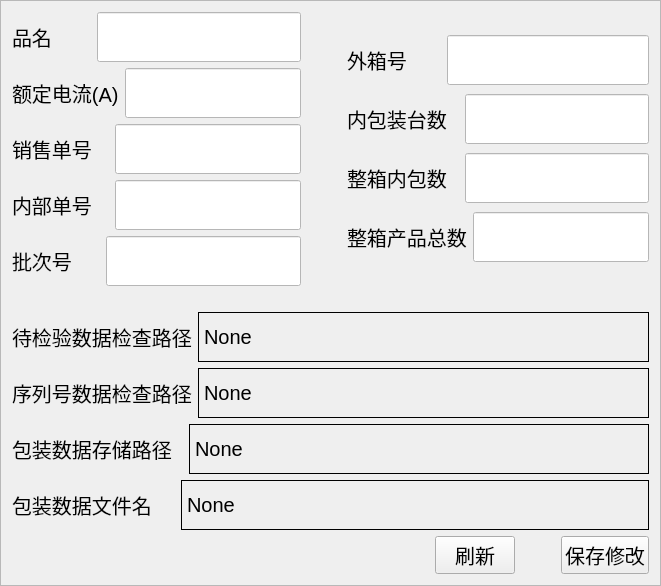
           <widget class="QFrame" name="frame_6">
            <property name="styleSheet">
             <string notr="true">#frame_6{
border: 1px solid black;}



</string>
            </property>
            <property name="frameShape">
             <enum>QFrame::StyledPanel</enum>
            </property>
            <property name="frameShadow">
             <enum>QFrame::Raised</enum>
            </property>
            <layout class="QVBoxLayout" name="verticalLayout_12">
             <item>
              <layout class="QHBoxLayout" name="horizontalLayout_51">
               <item>
                <layout class="QVBoxLayout" name="verticalLayout_14">
                 <item>
                  <layout class="QHBoxLayout" name="horizontalLayout_18">
                   <item>
                    <widget class="QLabel" name="label_53">
                     <property name="font">
                      <font>
                       <pointsize>15</pointsize>
                      </font>
                     </property>
                     <property name="styleSheet">
                      <string notr="true"/>
                     </property>
                     <property name="text">
                      <string>品名       </string>
                     </property>
                    </widget>
                   </item>
                   <item>
                    <widget class="QLineEdit" name="lineEdit_6">
                     <property name="sizePolicy">
                      <sizepolicy hsizetype="Expanding" vsizetype="Fixed">
                       <horstretch>0</horstretch>
                       <verstretch>0</verstretch>
                      </sizepolicy>
                     </property>
                     <property name="minimumSize">
                      <size>
                       <width>0</width>
                       <height>50</height>
                      </size>
                     </property>
                     <property name="font">
                      <font>
                       <pointsize>15</pointsize>
                      </font>
                     </property>
                     <property name="styleSheet">
                      <string notr="true">background-color: white;
</string>
                     </property>
                    </widget>
                   </item>
                  </layout>
                 </item>
                 <item>
                  <layout class="QHBoxLayout" name="horizontalLayout_19">
                   <item>
                    <widget class="QLabel" name="label_55">
                     <property name="sizePolicy">
                      <sizepolicy hsizetype="Preferred" vsizetype="Maximum">
                       <horstretch>0</horstretch>
                       <verstretch>0</verstretch>
                      </sizepolicy>
                     </property>
                     <property name="font">
                      <font>
                       <pointsize>15</pointsize>
                      </font>
                     </property>
                     <property name="styleSheet">
                      <string notr="true"/>
                     </property>
                     <property name="text">
                      <string>额定电流(A)</string>
                     </property>
                    </widget>
                   </item>
                   <item>
                    <widget class="QLineEdit" name="lineEdit_13">
                     <property name="sizePolicy">
                      <sizepolicy hsizetype="Expanding" vsizetype="Fixed">
                       <horstretch>0</horstretch>
                       <verstretch>0</verstretch>
                      </sizepolicy>
                     </property>
                     <property name="minimumSize">
                      <size>
                       <width>0</width>
                       <height>50</height>
                      </size>
                     </property>
                     <property name="font">
                      <font>
                       <pointsize>15</pointsize>
                      </font>
                     </property>
                     <property name="styleSheet">
                      <string notr="true">background-color: white;
</string>
                     </property>
                    </widget>
                   </item>
                  </layout>
                 </item>
                 <item>
                  <layout class="QHBoxLayout" name="horizontalLayout_41">
                   <item>
                    <widget class="QLabel" name="label_80">
                     <property name="font">
                      <font>
                       <pointsize>15</pointsize>
                      </font>
                     </property>
                     <property name="styleSheet">
                      <string notr="true"/>
                     </property>
                     <property name="text">
                      <string>销售单号   </string>
                     </property>
                    </widget>
                   </item>
                   <item>
                    <widget class="QLineEdit" name="lineEdit_9">
                     <property name="sizePolicy">
                      <sizepolicy hsizetype="Expanding" vsizetype="Fixed">
                       <horstretch>0</horstretch>
                       <verstretch>0</verstretch>
                      </sizepolicy>
                     </property>
                     <property name="minimumSize">
                      <size>
                       <width>0</width>
                       <height>50</height>
                      </size>
                     </property>
                     <property name="font">
                      <font>
                       <pointsize>15</pointsize>
                      </font>
                     </property>
                     <property name="styleSheet">
                      <string notr="true">background-color: white;
</string>
                     </property>
                    </widget>
                   </item>
                  </layout>
                 </item>
                 <item>
                  <layout class="QHBoxLayout" name="horizontalLayout_47">
                   <item>
                    <widget class="QLabel" name="label_81">
                     <property name="font">
                      <font>
                       <pointsize>15</pointsize>
                      </font>
                     </property>
                     <property name="styleSheet">
                      <string notr="true"/>
                     </property>
                     <property name="text">
                      <string>内部单号   </string>
                     </property>
                    </widget>
                   </item>
                   <item>
                    <widget class="QLineEdit" name="lineEdit_10">
                     <property name="sizePolicy">
                      <sizepolicy hsizetype="Expanding" vsizetype="Fixed">
                       <horstretch>0</horstretch>
                       <verstretch>0</verstretch>
                      </sizepolicy>
                     </property>
                     <property name="minimumSize">
                      <size>
                       <width>0</width>
                       <height>50</height>
                      </size>
                     </property>
                     <property name="font">
                      <font>
                       <pointsize>15</pointsize>
                      </font>
                     </property>
                     <property name="styleSheet">
                      <string notr="true">background-color: white;
</string>
                     </property>
                    </widget>
                   </item>
                  </layout>
                 </item>
                 <item>
                  <layout class="QHBoxLayout" name="horizontalLayout_21">
                   <item>
                    <widget class="QLabel" name="label_54">
                     <property name="font">
                      <font>
                       <pointsize>15</pointsize>
                      </font>
                     </property>
                     <property name="styleSheet">
                      <string notr="true"/>
                     </property>
                     <property name="text">
                      <string>批次号     </string>
                     </property>
                    </widget>
                   </item>
                   <item>
                    <widget class="QLineEdit" name="lineEdit_7">
                     <property name="sizePolicy">
                      <sizepolicy hsizetype="Expanding" vsizetype="Fixed">
                       <horstretch>0</horstretch>
                       <verstretch>0</verstretch>
                      </sizepolicy>
                     </property>
                     <property name="minimumSize">
                      <size>
                       <width>0</width>
                       <height>50</height>
                      </size>
                     </property>
                     <property name="font">
                      <font>
                       <pointsize>15</pointsize>
                      </font>
                     </property>
                     <property name="styleSheet">
                      <string notr="true">background-color: white;
</string>
                     </property>
                    </widget>
                   </item>
                  </layout>
                 </item>
                </layout>
               </item>
               <item>
                <spacer name="horizontalSpacer_11">
                 <property name="orientation">
                  <enum>Qt::Horizontal</enum>
                 </property>
                 <property name="sizeType">
                  <enum>QSizePolicy::Preferred</enum>
                 </property>
                 <property name="sizeHint" stdset="0">
                  <size>
                   <width>40</width>
                   <height>20</height>
                  </size>
                 </property>
                </spacer>
               </item>
               <item>
                <layout class="QVBoxLayout" name="verticalLayout_11">
                 <item>
                  <spacer name="verticalSpacer_22">
                   <property name="orientation">
                    <enum>Qt::Vertical</enum>
                   </property>
                   <property name="sizeType">
                    <enum>QSizePolicy::Maximum</enum>
                   </property>
                   <property name="sizeHint" stdset="0">
                    <size>
                     <width>20</width>
                     <height>20</height>
                    </size>
                   </property>
                  </spacer>
                 </item>
                 <item>
                  <layout class="QHBoxLayout" name="horizontalLayout_36">
                   <item>
                    <widget class="QLabel" name="label_59">
                     <property name="font">
                      <font>
                       <pointsize>15</pointsize>
                      </font>
                     </property>
                     <property name="styleSheet">
                      <string notr="true"/>
                     </property>
                     <property name="text">
                      <string>外箱号      </string>
                     </property>
                    </widget>
                   </item>
                   <item>
                    <widget class="QLineEdit" name="lineEdit_8">
                     <property name="sizePolicy">
                      <sizepolicy hsizetype="Expanding" vsizetype="Fixed">
                       <horstretch>0</horstretch>
                       <verstretch>0</verstretch>
                      </sizepolicy>
                     </property>
                     <property name="minimumSize">
                      <size>
                       <width>0</width>
                       <height>50</height>
                      </size>
                     </property>
                     <property name="font">
                      <font>
                       <pointsize>15</pointsize>
                      </font>
                     </property>
                     <property name="styleSheet">
                      <string notr="true">background-color: white;
</string>
                     </property>
                    </widget>
                   </item>
                  </layout>
                 </item>
                 <item>
                  <layout class="QHBoxLayout" name="horizontalLayout_48">
                   <item>
                    <widget class="QLabel" name="label_83">
                     <property name="sizePolicy">
                      <sizepolicy hsizetype="Preferred" vsizetype="Maximum">
                       <horstretch>0</horstretch>
                       <verstretch>0</verstretch>
                      </sizepolicy>
                     </property>
                     <property name="font">
                      <font>
                       <pointsize>15</pointsize>
                      </font>
                     </property>
                     <property name="styleSheet">
                      <string notr="true"/>
                     </property>
                     <property name="text">
                      <string>内包装台数  </string>
                     </property>
                    </widget>
                   </item>
                   <item>
                    <widget class="QLineEdit" name="lineEdit_11">
                     <property name="sizePolicy">
                      <sizepolicy hsizetype="Expanding" vsizetype="Fixed">
                       <horstretch>0</horstretch>
                       <verstretch>0</verstretch>
                      </sizepolicy>
                     </property>
                     <property name="minimumSize">
                      <size>
                       <width>0</width>
                       <height>50</height>
                      </size>
                     </property>
                     <property name="font">
                      <font>
                       <pointsize>15</pointsize>
                      </font>
                     </property>
                     <property name="styleSheet">
                      <string notr="true">background-color: white;
</string>
                     </property>
                    </widget>
                   </item>
                  </layout>
                 </item>
                 <item>
                  <layout class="QHBoxLayout" name="horizontalLayout_50">
                   <item>
                    <widget class="QLabel" name="label_84">
                     <property name="sizePolicy">
                      <sizepolicy hsizetype="Preferred" vsizetype="Fixed">
                       <horstretch>0</horstretch>
                       <verstretch>0</verstretch>
                      </sizepolicy>
                     </property>
                     <property name="font">
                      <font>
                       <pointsize>15</pointsize>
                      </font>
                     </property>
                     <property name="styleSheet">
                      <string notr="true"/>
                     </property>
                     <property name="text">
                      <string>整箱内包数  </string>
                     </property>
                    </widget>
                   </item>
                   <item>
                    <widget class="QLineEdit" name="lineEdit_12">
                     <property name="sizePolicy">
                      <sizepolicy hsizetype="Expanding" vsizetype="Fixed">
                       <horstretch>0</horstretch>
                       <verstretch>0</verstretch>
                      </sizepolicy>
                     </property>
                     <property name="minimumSize">
                      <size>
                       <width>0</width>
                       <height>50</height>
                      </size>
                     </property>
                     <property name="font">
                      <font>
                       <pointsize>15</pointsize>
                      </font>
                     </property>
                     <property name="styleSheet">
                      <string notr="true">background-color: white;
</string>
                     </property>
                    </widget>
                   </item>
                  </layout>
                 </item>
                 <item>
                  <layout class="QHBoxLayout" name="horizontalLayout_22">
                   <item>
                    <widget class="QLabel" name="label_56">
                     <property name="sizePolicy">
                      <sizepolicy hsizetype="Preferred" vsizetype="Maximum">
                       <horstretch>0</horstretch>
                       <verstretch>0</verstretch>
                      </sizepolicy>
                     </property>
                     <property name="font">
                      <font>
                       <pointsize>15</pointsize>
                      </font>
                     </property>
                     <property name="styleSheet">
                      <string notr="true"/>
                     </property>
                     <property name="text">
                      <string>整箱产品总数</string>
                     </property>
                    </widget>
                   </item>
                   <item>
                    <widget class="QLineEdit" name="lineEdit_14">
                     <property name="sizePolicy">
                      <sizepolicy hsizetype="Expanding" vsizetype="Fixed">
                       <horstretch>0</horstretch>
                       <verstretch>0</verstretch>
                      </sizepolicy>
                     </property>
                     <property name="minimumSize">
                      <size>
                       <width>0</width>
                       <height>50</height>
                      </size>
                     </property>
                     <property name="font">
                      <font>
                       <pointsize>15</pointsize>
                      </font>
                     </property>
                     <property name="styleSheet">
                      <string notr="true">background-color: white;
</string>
                     </property>
                    </widget>
                   </item>
                  </layout>
                 </item>
                 <item>
                  <spacer name="verticalSpacer_23">
                   <property name="orientation">
                    <enum>Qt::Vertical</enum>
                   </property>
                   <property name="sizeType">
                    <enum>QSizePolicy::Maximum</enum>
                   </property>
                   <property name="sizeHint" stdset="0">
                    <size>
                     <width>20</width>
                     <height>20</height>
                    </size>
                   </property>
                  </spacer>
                 </item>
                </layout>
               </item>
              </layout>
             </item>
             <item>
              <spacer name="verticalSpacer_12">
               <property name="orientation">
                <enum>Qt::Vertical</enum>
               </property>
               <property name="sizeType">
                <enum>QSizePolicy::Fixed</enum>
               </property>
               <property name="sizeHint" stdset="0">
                <size>
                 <width>20</width>
                 <height>0</height>
                </size>
               </property>
              </spacer>
             </item>
             <item>
              <spacer name="verticalSpacer_3">
               <property name="orientation">
                <enum>Qt::Vertical</enum>
               </property>
               <property name="sizeType">
                <enum>QSizePolicy::Preferred</enum>
               </property>
               <property name="sizeHint" stdset="0">
                <size>
                 <width>20</width>
                 <height>20</height>
                </size>
               </property>
              </spacer>
             </item>
             <item>
              <layout class="QVBoxLayout" name="verticalLayout_10">
               <item>
                <layout class="QHBoxLayout" name="horizontalLayout_24">
                 <item>
                  <widget class="QLabel" name="label_85">
                   <property name="sizePolicy">
                    <sizepolicy hsizetype="Minimum" vsizetype="Preferred">
                     <horstretch>0</horstretch>
                     <verstretch>0</verstretch>
                    </sizepolicy>
                   </property>
                   <property name="font">
                    <font>
                     <pointsize>15</pointsize>
                    </font>
                   </property>
                   <property name="styleSheet">
                    <string notr="true"/>
                   </property>
                   <property name="text">
                    <string>待检验数据检查路径</string>
                   </property>
                  </widget>
                 </item>
                 <item>
                  <widget class="QLabel" name="label_86">
                   <property name="sizePolicy">
                    <sizepolicy hsizetype="Expanding" vsizetype="Fixed">
                     <horstretch>0</horstretch>
                     <verstretch>0</verstretch>
                    </sizepolicy>
                   </property>
                   <property name="minimumSize">
                    <size>
                     <width>0</width>
                     <height>50</height>
                    </size>
                   </property>
                   <property name="font">
                    <font>
                     <pointsize>15</pointsize>
                    </font>
                   </property>
                   <property name="styleSheet">
                    <string notr="true">border: 1px solid black;</string>
                   </property>
                   <property name="text">
                    <string>None</string>
                   </property>
                  </widget>
                 </item>
                </layout>
               </item>
               <item>
                <layout class="QHBoxLayout" name="horizontalLayout_32">
                 <item>
                  <widget class="QLabel" name="label_87">
                   <property name="sizePolicy">
                    <sizepolicy hsizetype="Minimum" vsizetype="Preferred">
                     <horstretch>0</horstretch>
                     <verstretch>0</verstretch>
                    </sizepolicy>
                   </property>
                   <property name="font">
                    <font>
                     <pointsize>15</pointsize>
                    </font>
                   </property>
                   <property name="styleSheet">
                    <string notr="true"/>
                   </property>
                   <property name="text">
                    <string>序列号数据检查路径</string>
                   </property>
                  </widget>
                 </item>
                 <item>
                  <widget class="QLabel" name="label_88">
                   <property name="sizePolicy">
                    <sizepolicy hsizetype="Expanding" vsizetype="Fixed">
                     <horstretch>0</horstretch>
                     <verstretch>0</verstretch>
                    </sizepolicy>
                   </property>
                   <property name="minimumSize">
                    <size>
                     <width>0</width>
                     <height>50</height>
                    </size>
                   </property>
                   <property name="font">
                    <font>
                     <pointsize>15</pointsize>
                    </font>
                   </property>
                   <property name="styleSheet">
                    <string notr="true">border: 1px solid black;</string>
                   </property>
                   <property name="text">
                    <string>None</string>
                   </property>
                  </widget>
                 </item>
                </layout>
               </item>
               <item>
                <layout class="QHBoxLayout" name="horizontalLayout_33">
                 <item>
                  <widget class="QLabel" name="label_89">
                   <property name="sizePolicy">
                    <sizepolicy hsizetype="Minimum" vsizetype="Preferred">
                     <horstretch>0</horstretch>
                     <verstretch>0</verstretch>
                    </sizepolicy>
                   </property>
                   <property name="font">
                    <font>
                     <pointsize>15</pointsize>
                    </font>
                   </property>
                   <property name="styleSheet">
                    <string notr="true"/>
                   </property>
                   <property name="text">
                    <string>包装数据存储路径  </string>
                   </property>
                  </widget>
                 </item>
                 <item>
                  <widget class="QLabel" name="label_90">
                   <property name="sizePolicy">
                    <sizepolicy hsizetype="Expanding" vsizetype="Fixed">
                     <horstretch>0</horstretch>
                     <verstretch>0</verstretch>
                    </sizepolicy>
                   </property>
                   <property name="minimumSize">
                    <size>
                     <width>0</width>
                     <height>50</height>
                    </size>
                   </property>
                   <property name="font">
                    <font>
                     <pointsize>15</pointsize>
                    </font>
                   </property>
                   <property name="styleSheet">
                    <string notr="true">border: 1px solid black;</string>
                   </property>
                   <property name="text">
                    <string>None</string>
                   </property>
                  </widget>
                 </item>
                </layout>
               </item>
               <item>
                <layout class="QHBoxLayout" name="horizontalLayout_34">
                 <item>
                  <widget class="QLabel" name="label_91">
                   <property name="sizePolicy">
                    <sizepolicy hsizetype="Minimum" vsizetype="Preferred">
                     <horstretch>0</horstretch>
                     <verstretch>0</verstretch>
                    </sizepolicy>
                   </property>
                   <property name="font">
                    <font>
                     <pointsize>15</pointsize>
                    </font>
                   </property>
                   <property name="styleSheet">
                    <string notr="true"/>
                   </property>
                   <property name="text">
                    <string>包装数据文件名    </string>
                   </property>
                  </widget>
                 </item>
                 <item>
                  <widget class="QLabel" name="label_92">
                   <property name="sizePolicy">
                    <sizepolicy hsizetype="Expanding" vsizetype="Fixed">
                     <horstretch>0</horstretch>
                     <verstretch>0</verstretch>
                    </sizepolicy>
                   </property>
                   <property name="minimumSize">
                    <size>
                     <width>0</width>
                     <height>50</height>
                    </size>
                   </property>
                   <property name="font">
                    <font>
                     <pointsize>15</pointsize>
                    </font>
                   </property>
                   <property name="styleSheet">
                    <string notr="true">border: 1px solid black;</string>
                   </property>
                   <property name="text">
                    <string>None</string>
                   </property>
                  </widget>
                 </item>
                </layout>
               </item>
              </layout>
             </item>
             <item>
              <layout class="QHBoxLayout" name="horizontalLayout_52">
               <item>
                <spacer name="horizontalSpacer_13">
                 <property name="orientation">
                  <enum>Qt::Horizontal</enum>
                 </property>
                 <property name="sizeHint" stdset="0">
                  <size>
                   <width>40</width>
                   <height>20</height>
                  </size>
                 </property>
                </spacer>
               </item>
               <item>
                <widget class="QPushButton" name="pushButton_2">
                 <property name="sizePolicy">
                  <sizepolicy hsizetype="Minimum" vsizetype="Fixed">
                   <horstretch>0</horstretch>
                   <verstretch>0</verstretch>
                  </sizepolicy>
                 </property>
                 <property name="minimumSize">
                  <size>
                   <width>0</width>
                   <height>0</height>
                  </size>
                 </property>
                 <property name="font">
                  <font>
                   <pointsize>15</pointsize>
                  </font>
                 </property>
                 <property name="text">
                  <string>刷新</string>
                 </property>
                </widget>
               </item>
               <item>
                <spacer name="horizontalSpacer_12">
                 <property name="orientation">
                  <enum>Qt::Horizontal</enum>
                 </property>
                 <property name="sizeType">
                  <enum>QSizePolicy::Maximum</enum>
                 </property>
                 <property name="sizeHint" stdset="0">
                  <size>
                   <width>40</width>
                   <height>20</height>
                  </size>
                 </property>
                </spacer>
               </item>
               <item>
                <widget class="QPushButton" name="pushButton">
                 <property name="font">
                  <font>
                   <pointsize>15</pointsize>
                  </font>
                 </property>
                 <property name="text">
                  <string>保存修改</string>
                 </property>
                </widget>
               </item>
              </layout>
             </item>
            </layout>
           </widget>
